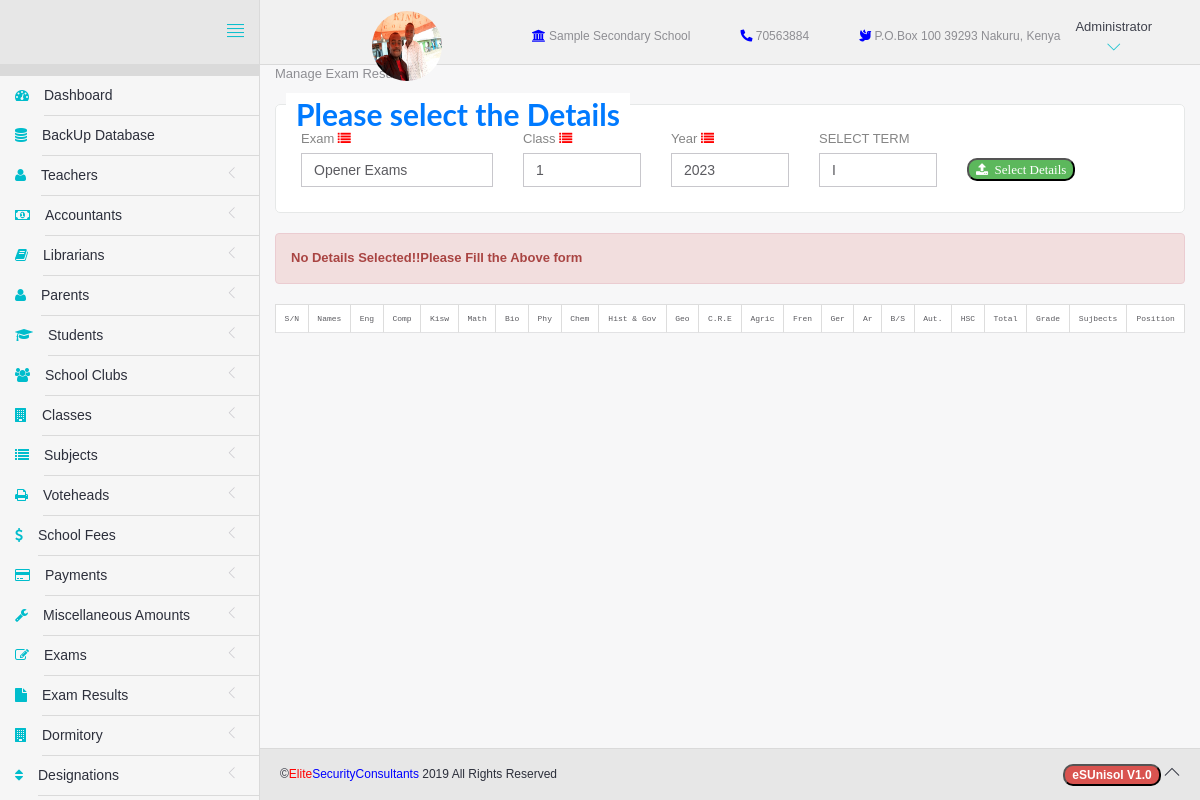
Screenshot of /resultsClass.php (signed in) with the database file from the repository.
### tables this page shows
CREATE TABLE `settings` (
  `id` int(11) NOT NULL,
  `sName` varchar(100) NOT NULL,
  `Image` varchar(100) NOT NULL DEFAULT '0',
  `Phone` int(15) NOT NULL,
  `pBox` int(11) NOT NULL,
  `pCode` int(11) NOT NULL,
  `pCity` varchar(25) NOT NULL,
  `bName` varchar(30) NOT NULL DEFAULT '-',
  `aNumber` varchar(20) NOT NULL DEFAULT '-',
  `sReceipt` varchar(20) NOT NULL,
  `dWatermark` int(11) NOT NULL DEFAULT '0'
);

CREATE TABLE `subject` (
  `id` int(11) NOT NULL,
  `subjectName` varchar(40) NOT NULL,
  `subjectCode` int(4) NOT NULL,
  `subjectAbbr` varchar(10) NOT NULL,
  `subCategory` varchar(20) NOT NULL,
  `status` int(1) NOT NULL DEFAULT '0'
);

### Database.php (called while the page is built, shortened)
<?php
class Database{
  private $host=DB_HOST;
  private $user=DB_USER;
  private $password=DB_PASSWORD;
  private $database=DB_NAME;
  private $connection;
  private $stmt;
  public function __construct(){
    $dsn='mysql:host=' .$this->host . ';dbname=' . $this->database;
    $options=array(
      PDO::ATTR_PERSISTENT => true,
      PDO::ATTR_ERRMODE =>PDO::ERRMODE_EXCEPTION
    );
    try{
      $this->connection=new PDO($dsn, $this->user, $this->password,$options);
    }catch(PDOException $e){
      $this->error=$e->getMessage().PHP_EOL;
    }
  }
  public function query($sql){
    $this->stmt= $this->connection->prepare($sql);
  }
  public function execute(){
    return $this->stmt->execute();
  }
  public function resultSet(){
    $this->execute();
    return $this->stmt->fetchAll(PDO::FETCH_OBJ);
  }
  public function bind($param,$value,$type=null){
    if(is_null($type)){
      switch(true){
        case is_int($value):
          $type=PDO::PARAM_INT;
          break;
      }
    }
  $this->stmt->bindValue($param,$value,$type);
}
public function displayTable($table){
  $this->query("SELECT * FROM ".$table." ORDER BY id ASC");
  $results=$this->resultSet();
  return $results;
}
public function displayApproved($table){
  $this->query("SELECT * FROM ".$table." WHERE status=:STAT");
  $this->bind(':STAT',1);
  $results=$this->resultSet();
  return $results;
}
}

### resultsClass.php (the view, shortened to what this page needs)
<?php
require_once('Database.php');
if(isset($_SESSION['role'])){
	include('head.php');
?>
	<body>
		<div id="app">
<?php
if($_SESSION['role']=="Administrator"){
	include('include/sidebar.php');
}else if($_SESSION['role']=="teacher"){
	include('include/tsidebar.php');
}else if($_SESSION['role']=="Accountant"){
	include('include/asidebar.php');
}else{
	echo "";
}
?>
			<div class="app-content">
						<?php include('include/header.php');?>
				<div class="main-content" >
					<div class="wrap-content container" id="container">
            Manage Exam Results
						<form method="POST" action="resultsClass.php">
							<fieldset>
								<legend style="border:0px;font-size:30px;"><strong>Please select the Details</strong></legend>
								<div class="row">
									<div class="col-sm-3">
										<label for="Subject" class="label-control">Exam</label>&nbsp;<i class="fa fa-list" style="color:red"></i>
										<select name="exam" class="form-control">
											<?php $database=new Database();
											$results=$database->displayApproved('examinations');
											foreach ($results as $key) {
											?>
											<option><?php echo $key->examTitle;?></option>
										<?php }?>
										</select>
									</div>
									<div class="col-sm-2">
										<label for="Subject" class="label-control">Class</label>&nbsp;<i class="fa fa-list" style="color:red"></i>
										<select name="class" class="form-control">
											<?php $database=new Database();
											$results=$database->displayApproved('classes');
											foreach ($results as $key) {
											?>
											<option><?php echo $key->form;?></option>
										<?php }?>
										</select>
									</div>
									<div class="col-sm-2">
										<label for="Subject" class="label-control">Year</label>&nbsp;<i class="fa fa-list" style="color:red"></i>
										<select name="year" class="form-control">
											<option><?php echo "2023"?></option>
										</select>
									</div>
									<div class="col-sm-2">
										<label for="term" class="label-control">SELECT TERM</label>
										<select name="term" class="form-control">
											<option><?php echo " I";?></option>
										</select>
									</div>
									<div class="col-sm-3">
										<br>
										<button class="badge badge-success fa fa-upload" style="margin-top:10px;" name="sub">&nbsp;&nbsp;Select Details</button>
									</div>
								</div>
							</fieldset>
						</form>
						<?php if($_SESSION['exam']==""){
					} ?><div class="table table-responsive">
    					<table class="table table-striped table-codensed table-hover table-bordered">
    						<thead class="text-center">
    							<tr>
										<td style="font-size:8px;font-family:courier">S/N</td>
										<td style="font-size:8px;font-family:courier">Names</td>
										<?php
										$db=new Database();
										$subjects=$db->displayTable('subject');
										foreach ($subjects as $key ) {
											echo "<td style='font-size:8px;font-family:courier'>".$key->subjectAbbr."</td>";
										}
										?>
										<td style="font-size:8px;font-family:courier">Total</td>
										<td style="font-size:8px;font-family:courier">Grade</td>
										<td style="font-size:8px;font-family:courier">Sujbects</td>
										<td style="font-size:8px;font-family:courier">Position</td>
    							</tr>
    						</thead>
    						<tbody>
								<tr>
									<?php
									$database=new Database();
									if($_SESSION['exam']=="" ||$_SESSION['class']==""){
										echo "<div class='alert alert-danger'id='alert'>
											<strong>No Details Selected!!Please Fill the Above form</strong>
										</div>";
									}else{
										$database->query("SELECT * FROM student  WHERE class=:class AND status=:status  ORDER BY id ASC");
										$database->bind(':class',$_SESSION['class']);
										$database->bind(':status',1);
								  $results=$database->resultSet();
									if($database->rowCount()==0){
										echo "<div class='alert alert-danger'id='alert'>
											<strong>No record Found!!</strong>
										</div>";
									}else{
									foreach ($results as $key1) {
										$status="";
									?>
											<td style="font-size:8px;font-family:courier"><?php echo $key1->regNo;?></td>
											<td style="font-size:8px;font-family:courier"><?php
											echo $key1->names;
											?></td>
											<?php
											$subjects=$db->displayTable('subject');
											$term=$_SESSION['term'];
											$markx=0;
											$count=0;
											$totalPoints=0;
											foreach ($subjects as $key ) {
												$mark=$db->getMarks($key->subjectName,$_SESSION['class'],$_SESSION['exam'],$_SESSION['year'],$key1->regNo);
												$grade=$db->getSubjectGrade($key->subjectName,$_SESSION['class'],$_SESSION['exam'],$_SESSION['year'],$key1->regNo);
												$sp=$db->getPoint($grade);
												$totalPoints=$totalPoints+$sp;
												$markx=$markx+$mark;
												if($mark=="--"){
													echo "<td style='font-size:8px;font-family:courier'>".$mark." -- </td>";
												}else{
													echo "<td style='font-size:8px;font-family:courier'>".$mark." ".$grade."</td>";
												}
												if($mark==0){
												}else{
													$count=$count+1;
												}
											}
											if($count==0){
												echo "--";
											}else{
												$grade=round($totalPoints/$count);
												if($grade==12){
													$g="A";
												}elseif ($grade==11) {
													$g='A-';
												}elseif($grade==10){
													$g='B+';
												}elseif($grade==9){
													$g='B';
												}elseif ($grade==8) {
													$g='B-';
												}elseif($grade==7){
													$g='C+';
												}elseif ($grade==6) {
													$g='C';
												}elseif($grade==5){
													$g='C-';
												}elseif ($grade==4) {
													$g='D+';
												}elseif ($grade==3) {
													$g='D';
												}elseif ($grade==2) {
													$g='D-';
												}else{
													$g='E';
												}
											$isUpdated=$db->checkExam($_SESSION['exam'],$_SESSION['class'],$_SESSION['year'],$_SESSION['term']);
											if($isUpdated){
												$db->query("UPDATE  examtotals SET total=:total,points=:points,MeanScore=:meanScore,Grade=:grade WHERE studentReg=:studentReg AND exam=:exam AND Class=:class AND Stream=:stream AND term=:term AND year=:year");
												$db->bind(':studentReg',$key1->regNo);
												$db->bind(':exam',$_SESSION['exam']);
												$db->bind(':total',$markx);
												$points=round($markx/$count);
												$db->bind(':points',$totalPoints);
												$db->bind(':meanScore',$grade);
												$db->bind(':grade',$g);
												$db->bind(':class',$_SESSION['class']);
												$db->bind(':stream',$key1->stream);
												$db->bind(':term',$term);
												$db->bind(':year',$_SESSION['year']);
												$db->execute();
											}else{
												$db->query("INSERT INTO examtotals(studentReg,exam,total,points,MeanScore,Grade,Class,Stream,term,year) VALUES(:studentReg,:exam,:total,:points,:meanScore,:grade,:class,:stream,:term,:year)");
												$db->bind(':studentReg',$key1->regNo);
												$db->bind(':exam',$_SESSION['exam']);
												$db->bind(':total',$markx);
												$points=round($markx/$count);
												$db->bind(':points',$totalPoints);
												$db->bind(':meanScore',$grade);
												$db->bind(':grade',$g);
												$db->bind(':class',$_SESSION['class']);
												$db->bind(':stream',$key1->stream);
												$db->bind(':term',$term);
												$db->bind(':year',$_SESSION['year']);
												$db->execute();
											}
											?>
											<td style='font-size:8px;font-family:courier'><?php
											echo $markx;
											 ?></td>
											<td style='font-size:8px;font-family:courier'><?php
												echo $g;
											}
											 ?></td>
											 <td style="font-family:courier;font-size:8px"><?php echo $count;?></td>
											 <td style="font-family:courier;font-size:8px"><?php
													echo $db->getPosition($key1->regNo,$_SESSION['exam'],$_SESSION['class'],$term,$_SESSION['year'])
											 ?></td>
										</tr>
								<?php } }}
								?>
    						 </tbody>
    					 </table>
    				</div>
					</div>
				</div>
			</div>
	<?php include('include/footer.php');?>
		</div>
	</body>
</html>
<?php }else{
	header("location: index.php");
}

### include/header.php (shortened to what this page needs)
<!DOCTYPE html>
<head>
</head>
<header class="navbar navbar-default navbar-static-top" style="font-size:12px">
					<div class="navbar-header">
						<a href="#" class="sidebar-toggler pull-right visible-md visible-lg" data-toggle-class="app-sidebar-closed" data-toggle-target="#app">
							<i class="ti-align-justify"></i>
						</a>
					</div>
					<div class="navbar-collapse collapse">
						<ul class="nav navbar-right">
							<?php
							$database=new Database();
							$results=$database->displayTable('settings');
							foreach ($results as $key) {
							?><li>
				     	<h6 style="color:red;line-height:50px;padding-right:90px"><img src="<?php echo "assets/images/".$key->Image;?>" width="70px" height="70px" style="border-radius:35px;float:left"></h6>
							</li>
							<li>
									<span style="line-height:70px;padding-left:00px;"><i class="fa fa-university" style="color:blue"></i>&nbsp;<?php echo $key->sName;?></span>
							</li>
							<li>
									<span style="line-height:70px;padding-left:50px;"><i class="fas fa-phone-alt" style="color:blue"></i>&nbsp;<?php echo $key->Phone;?></span>
							</li>
							<li>
									<span style="line-height:70px;padding-left:50px;"><i class="fas fa-dove" style="color:blue"></i>&nbsp;<?php echo "P.O.Box ".$key->pBox." ".$key->pCode." ".$key->pCity.", Kenya";?></span>
							</li>
								<?php } ?>
							<li class="dropdown current-user" style="padding-left:0px;line-height:70px">
								<a href class="dropdown-toggle" data-toggle="dropdown">
									<?php
									echo $_SESSION['role'];?>
									<i class="ti-angle-down"></i></i></span>
								</a>
							</li>
						</ul>
					</div>
				</header>

### assets/css/themes/theme-4.css (style rules this page uses)
body { background: -o-linear-gradient(blue,red) }
header .navbar-header { background: #E7E7E7 !important; border-right-color: #DADADA !important; border-bottom-color: #DADADA !important; }
header .navbar-header .sidebar-toggler, header .navbar-header .sidebar-mobile-toggler { color: #00BDCC !important; }
header .navbar-collapse { background: #F1F1F1 !important; border-bottom-color: #DADADA !important; box-shadow: none !important; }
header .navbar-collapse .navbar-right > li > a { color: #2c2f3b; }
header .navbar-collapse .navbar-right > li > a i { color: #00BDCC !important; }

### rows the page displays
settings: Image (picture), sName "Sample Secondary School", Phone "70563884", pBox "100", pCode "39293", pCity "Nakuru"
subject: subjectAbbr "Eng"
subject: subjectAbbr "Comp"
subject: subjectAbbr "Kisw"
subject: subjectAbbr "Math"
subject: subjectAbbr "Bio"
subject: subjectAbbr "Phy"
subject: subjectAbbr "Chem"
subject: subjectAbbr "Hist & Gov"
subject: subjectAbbr "Geo"
subject: subjectAbbr "C.R.E"
subject: subjectAbbr "Agric"
subject: subjectAbbr "Fren"
subject: subjectAbbr "Ger"
subject: subjectAbbr "Ar"
subject: subjectAbbr "B/S"
subject: subjectAbbr "Aut."
subject: subjectAbbr "HSC"

### other values shown
$_SESSION['role'] "Administrator"
form field exam "Opener Exams"
form field class "1"
